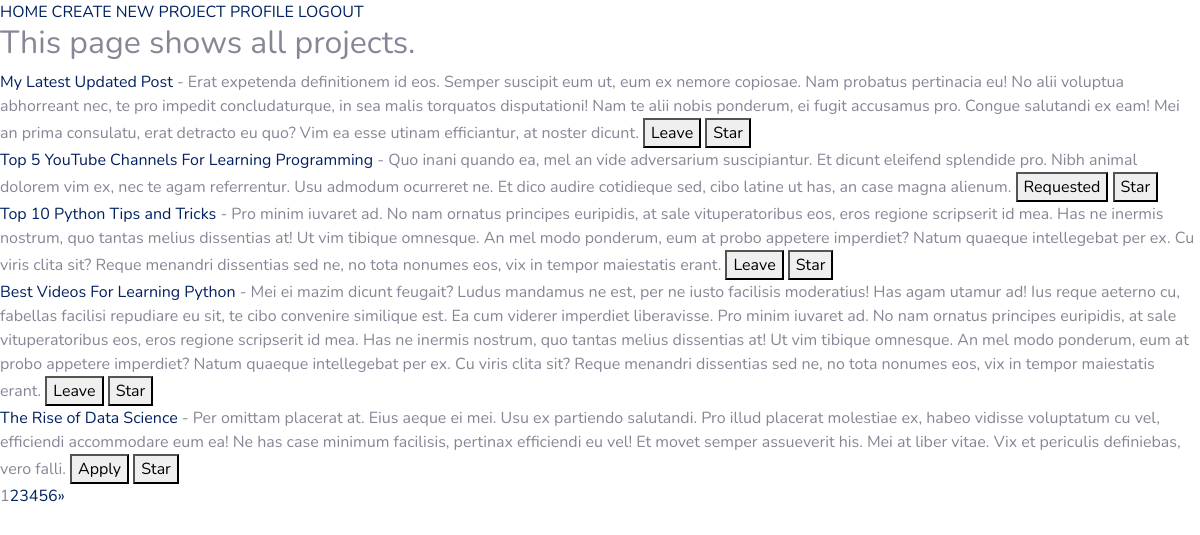
The app's page / (signed in) with its own data.
### home/models.py (models this page shows, shortened)
class Project(models.Model):
    Title = models.CharField(max_length=30)
    Description = models.TextField()
    FloatedBy = models.ForeignKey(User, on_delete=models.CASCADE)
    Mentors = models.ManyToManyField(User, related_name='Mentors', blank = True)
    Status = models.CharField(max_length=10, choices=STATUS_CHOICES, default='Open')
    Difficulty = models.CharField(max_length=15, choices=DIFFICULTY_CHOICES, default='Beginner')
    PreRequisite = models.TextField()
    Duration = models.CharField(max_length=30)
    DatePosted = models.DateTimeField(default = timezone.now)
    SelectionCriteria = models.TextField()
    OpenedFor = models.TextField()
    ApplyRequest = models.ManyToManyField(User, related_name='ApplyRequest', blank = True)
    AlreadyApplied = models.ManyToManyField(User, related_name='AlreadyApplied', blank = True)

### home/views.py (the view)
# urls.py: path('',views.main, name = 'home'),
@login_required
def main(request):
    user_projects_id = []
    user_starred_projects_id = []
    user_requested_projects_id = []
    user_applied_projects = Project.objects.all().filter(AlreadyApplied =  request.user)
    user_floated_projects = Project.objects.all().filter(FloatedBy =  request.user)
    for project in user_applied_projects:
        user_projects_id.append(project.id)
    for project in user_floated_projects:
        user_projects_id.append(project.id)
    user_requested_projects = Project.objects.all().filter(ApplyRequest = request.user)
    for project in user_requested_projects:
        user_requested_projects_id.append(project.id)
    for project in request.user.profile.starred_projects.all():
        user_starred_projects_id.append(project.id)
    all_project_list = Project.objects.all().order_by('-DatePosted')
    page = request.GET.get('page', 1)
    paginator = Paginator(all_project_list, 5)
    try:
        projects = paginator.page(page)
    except PageNotAnInteger:
        projects = paginator.page(1)
    except EmptyPage:
        projects = paginator.page(paginator.num_pages)
    context = {
        'title': 'Home',
        'projects': projects,
        'user_projects_id': user_projects_id,
        'user_starred_projects_id' : user_starred_projects_id,
        'user_requested_projects_id' : user_requested_projects_id
    }
    return render(request, 'home/main.html', context)

### home/templates/home/main.html (shortened to what this page needs)
{% extends 'home/base.html' %}
{% block content %}
    <h2>This page shows all projects.</h2>
    {% for project in projects %}
        <div>
            <a href="{% url 'project' project.id %}"> {{ project.Title }} </a> - {{ project.Description }}
            {% if project.id in user_requested_projects_id %}
                <button>Requested</button>
            {% else %}
                {% if project.id not in user_projects_id %}
                <a href="{% url 'apply-to-project' project.id %}"><button >Apply</button></a>
                {% else %}
                <a href="{% url 'leave-project' project.id %}"><button >Leave</button></a>
                {% endif %}
            {% endif %}
            {% if project.id not in user_starred_projects_id %}
                <a href="{% url 'star-project' project.id %}"><button >Star</button></a>
            {% else %}
                <a href="{% url 'unstar-project' project.id %}"><button >Unstar</button></a>
            {% endif %}
        </div>
    {% endfor %}
    {% if projects.has_other_pages %}
        <ul class="pagination">
            {% for i in projects.paginator.page_range %}
                {% if projects.number == i %}
                    <li class="active"><span>{{ i }} <span class="sr-only">(current)</span></span></li>
                {% else %}
                    <li><a href="?page={{ i }}">{{ i }}</a></li>
                {% endif %}
            {% endfor %}
            {% if projects.has_next %}
            <li><a href="?page={{ projects.next_page_number }}">&raquo;</a></li>
            {% endif %}
        </ul>
    {% endif %}
{% endblock content %}

### records on screen
Project: Title "My Latest Updated Post", Description "Erat expetenda definitionem id eos. Semper suscipit eum ut, eum ex nemore copiosae. Nam probatus pertinacia eu! No alii voluptua abhorreant nec, te pro impedit concludaturque, in sea malis torquatos disputationi! Nam te alii nobis ponderum, ei fugit accusamus pro. Congue salutandi ex eam! Mei an prima consulatu, erat detracto eu quo? Vim ea esse utinam efficiantur, at noster dicunt.", shows "Leave", shows "Star"
Project: Title "Top 5 YouTube Channels For Learning Programming", Description "Quo inani quando ea, mel an vide adversarium suscipiantur. Et dicunt eleifend splendide pro. Nibh animal dolorem vim ex, nec te agam referrentur. Usu admodum ocurreret ne. Et dico audire cotidieque sed, cibo latine ut has, an case magna alienum.", shows "Requested", shows "Star"
Project: Title "Top 10 Python Tips and Tricks", Description "Pro minim iuvaret ad. No nam ornatus principes euripidis, at sale vituperatoribus eos, eros regione scripserit id mea. Has ne inermis nostrum, quo tantas melius dissentias at! Ut vim tibique omnesque. An mel modo ponderum, eum at probo appetere imperdiet? Natum quaeque intellegebat per ex. Cu viris clita sit? Reque menandri dissentias sed ne, no tota nonumes eos, vix in tempor maiestatis erant.", shows "Leave", shows "Star"
Project: Title "Best Videos For Learning Python", Description "Mei ei mazim dicunt feugait? Ludus mandamus ne est, per ne iusto facilisis moderatius! Has agam utamur ad! Ius reque aeterno cu, fabellas facilisi repudiare eu sit, te cibo convenire similique est. Ea cum viderer imperdiet liberavisse. Pro minim iuvaret ad. No nam ornatus principes euripidis, at sale vituperatoribus eos, eros regione scripserit id mea. Has ne inermis nostrum, quo tantas melius dissentias at! Ut vim tibique omnesque. An mel modo ponderum, eum at probo appetere imperdiet? Natum quaeque intellegebat per ex. Cu viris clita sit? Reque menandri dissentias sed ne, no tota nonumes eos, vix in tempor maiestatis erant.", shows "Leave", shows "Star"
Project: Title "The Rise of Data Science", Description "Per omittam placerat at. Eius aeque ei mei. Usu ex partiendo salutandi. Pro illud placerat molestiae ex, habeo vidisse voluptatum cu vel, efficiendi accommodare eum ea! Ne has case minimum facilisis, pertinax efficiendi eu vel! Et movet semper assueverit his. Mei at liber vitae. Vix et periculis definiebas, vero falli.", shows "Apply", shows "Star"

### other values on screen
{{ i }} "1"
{{ i }} "2" "3" "4" "5" "6"
